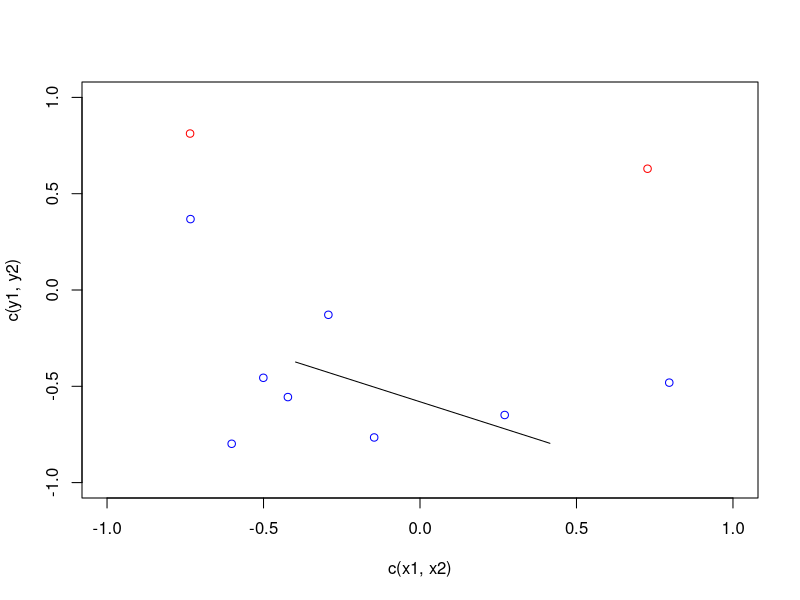

The R source for this figure:
library(data.table)

d <- data.table(read.table('data.txt', header=TRUE))

x1 <- 0.415126
y1 <- -0.796030
x2 <- -0.397647
y2 <- -0.373959

plot(c(x1, x2), c(y1, y2), type='l', xlim=c(-1, 1), ylim=c(-1, 1))

print(d[, .N, by=Y])

d[Y==1, points(X1, X2, col='red')]
d[Y==-1, points(X1, X2, col='blue')]
